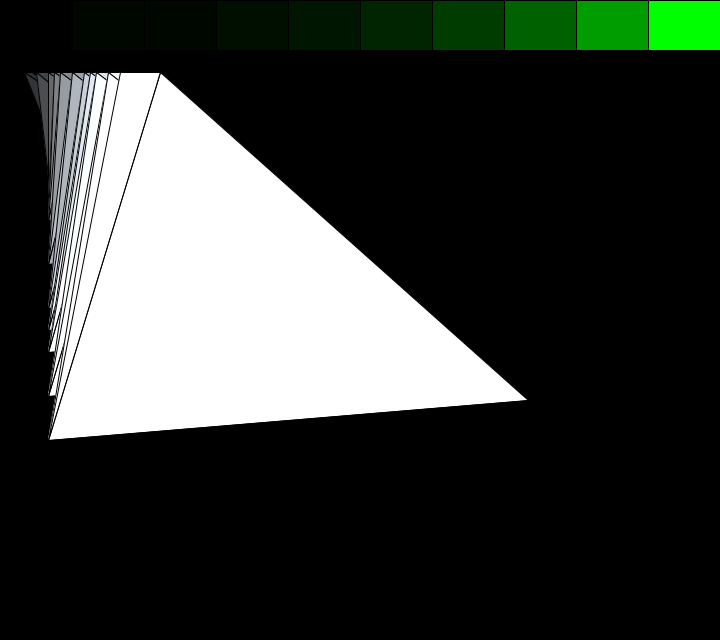
Frame 1 (no input)
Frame 60 (the mouse pressed at the canvas centre just before this capture): identical to frame 1, image omitted
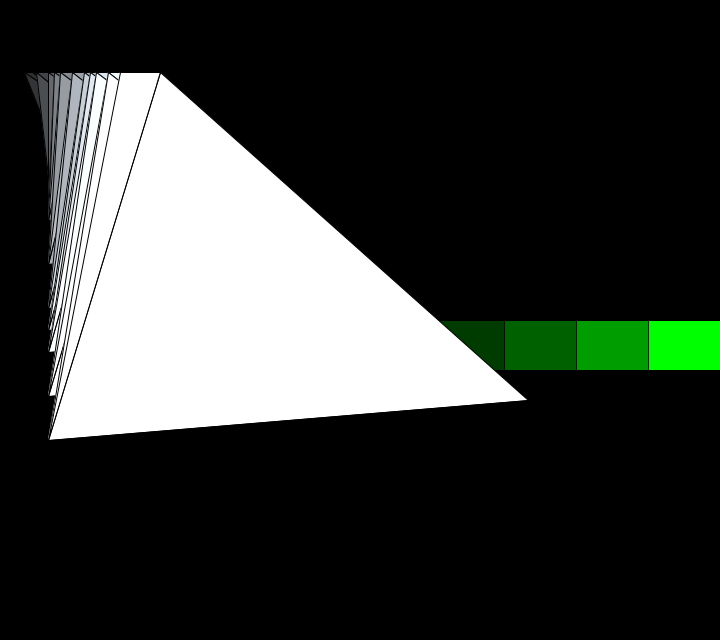
Frame 120 (the mouse held since frame 60 and released just before this capture)

The Processing sketch that drew these frames (run headless with seeded random() and noise(); from frame 60 on, the mouse is pressed at the canvas centre):

// Processing sketch: Fibo_objeto
// ── Fibo_objeto.pde
Fibonacci sequence;
Binomial sequence1;
Deficiente sequence2;
Compuesto sequence3;

void setup() {
  size(720,640);
  colorMode(HSB, 360, 100, 100);
  sequence = new Fibonacci(120);
  //sequence1 = new Binomial(120);
  //sequence2 = new Deficiente(120);
  sequence3 = new Compuesto(120);
}

void draw() {
  background(0);
  sequence.setHeight(mouseY);
  sequence.display(10);
  //sequence1.display(12);
  //sequence2.display(12);
  sequence3.display(12);
}
// ── Binomial.pde
class Binomial {
  color hue;
  int yPos;
  int Comb=3;

  Binomial(int h) {
    setHue(h);
  }

  void setHeight(int h) {
    yPos = h;
  }

  int height() {
    return yPos;
  }

  void setHue(color h) {
    hue = h;
  }

  color hue() {
    return hue;
  }
  
  int fact( int  num ){
    int mult = 1;
  
    while(num > 1){
    //num = num ;
      mult = mult * num;
      num--;
    }
    return mult;
  }
  
  int Coeficiente(int n, int k){
    return fact(n)/(fact(k)*(fact(n-k)));
  }
  
  void display(int terms) {
    //int square_width = width / terms;
    strokeWeight(1);
    beginShape(TRIANGLE_STRIP);
    fill(120,250,250);
    for(int i=0; i < terms ;i++){
      fill(i*22,i*23,i*24);
      vertex(i*6,Coeficiente(i,Comb)*6);
      fill(i*25,i*26,i*27);
      vertex(fact(i)*5,Coeficiente(i,Comb)*5);
      fill(i*28,i*29,i*30);
      vertex(Coeficiente(i,Comb)*5,i*5);
    }
    endShape(CLOSE);
    }
}
// ── Compuesto.pde
class Compuesto {
  color hue;
  int yPos;

  Compuesto(int h) {
    setHue(h);
  }

  void setHue(color h) {
    hue = h;
  }
  
 int compuesto(int n){
  for (int i=2; i<n; i++){
    if (n%i==0){
      return n;
    }
  }
  return 0;
}
int ncompuesto(int a){
  int x =0;
  int y =1;
  while(x!=a){
    if (compuesto(y)!=0){
      if (x==a-1){
        return y;
      }
      x++;
      y++;
    }
    else{
      y++;
    }
  }
  return 0;
}

  void display(int terms) {
    pushStyle();
  colorMode(RGB, 255);
  strokeWeight(1);
  beginShape(TRIANGLE_STRIP);
    fill(120,250,250);
    for(int i=1; i < terms ;i++){
      fill(i*22,i*23,i*24);
      vertex(i*4*terms,ncompuesto(i)*20);
      fill(i*25,i*26,i*27);
      vertex(4*terms,ncompuesto(i)*22);
      fill(i*28,i*29,i*30);
      vertex(ncompuesto(i)*8,terms*6);
      fill(i*31,i*32,i*33);
      vertex(ncompuesto(i)*6,terms*6);      
    }
  endShape(CLOSE);
  popStyle();
  }
}
// ── Deficiente.pde
class Deficiente {
  color hue;
  int yPos;

  Deficiente(int h) {
    setHue(h);
  }

  void setHue(color h) {
    hue = h;
  }
  
 int deficiente(int n){
  int suma=0;
  for (int i=1; i<n; i++){
    if (n%i==0){
      suma+=i;
    }
  }
  if (suma<n){
    return n;
  }
  else{
    return 0;
  }
}
  int iter(int a){
    int x =0;
    int e=1;
    while(x!=a){
      if (deficiente(e)!=0){
        if(x==a-1){
          return e;
        }
        x++;
        e++;
      }
      else{
        e++;
      }
    }
    return 0;
  }

  void display(int terms) {
    pushStyle();
    colorMode(RGB, 255);
    strokeWeight(0);
    beginShape(TRIANGLES);
    for (int i=1;i<terms;i++){
      vertex(iter(i)*2,iter(i*10));
      vertex(iter(i*10),iter(i));
      vertex(iter(i*10)/i*50,iter(i*10)/i*50);
    }  
    endShape(CLOSE);
    popStyle();
  }
}
// ── Fibonacci.pde
class Fibonacci {
  color hue;
  int yPos;

  Fibonacci(int h) {
    setHue(h);
  }

  void setHeight(int h) {
    yPos = h;
  }

  int height() {
    return yPos;
  }

  void setHue(color h) {
    hue = h;
  }

  color hue() {
    return hue;
  }

  int compute(int n) {
    if (n == 1)
      return 0;
    if (n == 2)
      return 1;
    if ( n > 2)
      return compute(n-2) + compute(n-1);
    return -1;
  }

  void display(int terms) {
    int square_width = width / terms;
    for (int i = 0; i < terms; i++) {
      fill(hue, 100, map(compute(i+1), 0, compute(terms), 0, 100));
      // note that we now pass our height() attribute
      // as a parameter type to the Processing rect() method
      rect(i*square_width, height(), square_width, 50);
    }
  }
}
